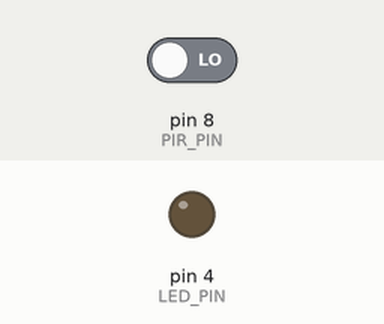
Simulated run of this sketch. Board: Arduino Uno, built with avr-gcc and run on an emulated ATmega328P. Shown: output pins drawn as LEDs (lit = HIGH). Inputs (shaded band) come from the test bench; at power-on: pin 8 (PIR_PIN) LOW.

Above: at 2.2 s.
2.3 s: pin 8 (PIR_PIN) driven HIGH
At 2.9 s:
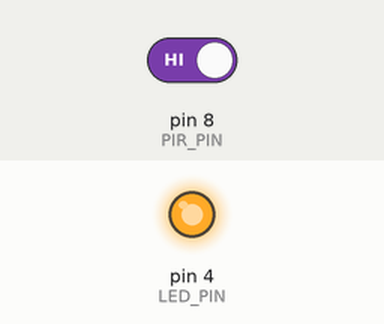
Timing chart, 0 to 5.3 s (numbered marks = the images above; inputs shaded):
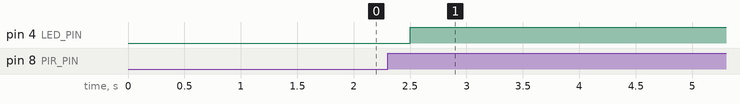

The sketch:

RTC_DateTime_Display.ino
```cpp
/*
    This code turns on a LED when the PIR sensor
    detects heat sources

    Made by Lucas Mina: https://github.com/Lucasfmina
*/

#define LED_PIN 4
#define PIR_PIN 8

void setup(){
  pinMode(LED_PIN,OUTPUT);
  delay(1000);
  digitalWrite(LED_PIN, LOW);
}

void loop(){

  if (digitalRead(PIR_PIN) == HIGH){
    digitalWrite(LED_PIN, HIGH);
    delay(15000);
    digitalWrite(LED_PIN, LOW);
    }
  delay(500);
}
```

Measured:
- after the input at 2.3 s, pin 4 (LED_PIN): LOW → HIGH after 0.20 s
